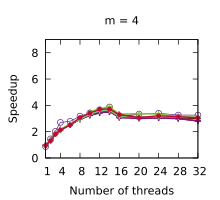

Write gnuplot code to recreate this figure.
set title "m = 4"
set terminal pdf size 2.2,2.0
set output "./results/LUD_n___512,_m___4.pdf"
set key off
set xrange [1:32]
set xtics (1, 4, 8, 12, 16, 20, 24, 28, 32)
set xlabel "Number of threads"
set yrange [0:9]
set ytics (0, 2, 4, 6, 8)
set ylabel "Speedup"
plot './results/LUD_n___512,_m___4.dat' using 1:2 title "Work stealing" pointsize 0.7 lw 1 pt 6 linecolor rgb "#5B2182" with linespoints, \
  './results/LUD_n___512,_m___4.dat' using 1:3 title "Multi-atomics 64 1 1" pointsize 0.7 lw 2 pt 1 linecolor rgb "#80141E" with linespoints, \
  './results/LUD_n___512,_m___4.dat' using 1:4 title "Multi-atomics 64 10 1" pointsize 0.7 lw 2 pt 1 linecolor rgb "#80C81E" with linespoints, \
  './results/LUD_n___512,_m___4.dat' using 1:5 title "Multi-atomics 64 1 4" pointsize 0.7 lw 2 pt 1 linecolor rgb "#801478" with linespoints, \
  './results/LUD_n___512,_m___4.dat' using 1:6 title "WorkAssisting 1" pointsize 0.4 lw 2 pt 7 linecolor rgb "#320A35" with linespoints, \
  './results/LUD_n___512,_m___4.dat' using 1:7 title "WorkAssisting 4" pointsize 0.4 lw 2 pt 7 linecolor rgb "#C80A35" with linespoints
